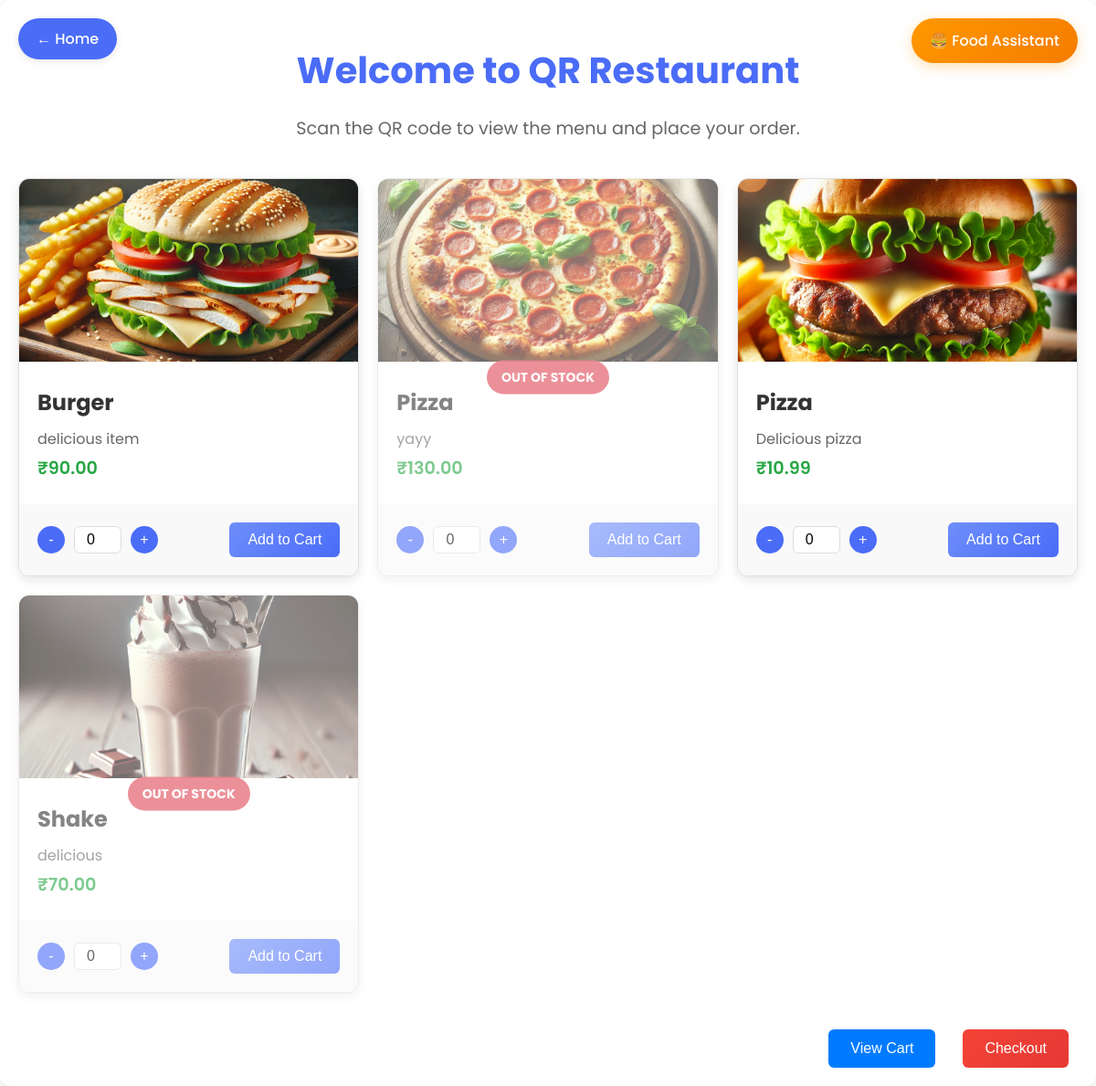
Page /menu/1/ on the committed database.
### restaurant/models.py (models this page shows, shortened)
class Menu(models.Model):
    name = models.CharField(max_length=100)
    description = models.TextField()
    price = models.DecimalField(max_digits=6, decimal_places=2)
    image = models.ImageField(
        upload_to='menu_images/',
        blank=True,
        null=True,
        validators=[FileExtensionValidator(['jpg', 'jpeg', 'png', 'webp'])],
        help_text="Upload food image (JPEG, PNG, WEBP)"
    )
    is_in_stock = models.BooleanField(default=True)
    class Meta:
        verbose_name = "Menu Item"
        verbose_name_plural = "Menu Items"
        ordering = ['name']

### restaurant/views.py (the view)
# urls.py: path('menu/', include('restaurant.urls')),
def menu(request, table_id):
    table = get_object_or_404(Table, id=table_id)
    menu_items = Menu.objects.all()
    request.session['table_id'] = table_id
    return render(request, 'restaurant/menu.html', {'table': table, 'menu_items': menu_items})

### restaurant/templates/restaurant/menu.html (shortened to what this page needs)
{% load static %}
<!DOCTYPE html>
<html lang="en">
<head>
    <link rel="stylesheet" href="{% static 'styles.css' %}">
</head>
<body>
    <a href="/" class="home-button">← Home</a>
    <div class="menu-container">
        <header class="header">
            <h1>Welcome to QR Restaurant</h1>
            <p>Scan the QR code to view the menu and place your order.</p>
        </header>
        <div class="menu-grid">
            {% for item in menu_items %}
            <div class="menu-card {% if not item.is_in_stock %}out-of-stock{% endif %}">
                {% if item.image %}
                <img src="{{ item.image.url }}" alt="{{ item.name }}" class="menu-item-image">
                {% else %}
                <img src="{% static 'images/default_food.jpg' %}" alt="Default Food Image" class="menu-item-image">
                {% endif %}
                <div class="menu-item-details">
                    <h3>{{ item.name }}</h3>
                    <p>{{ item.description }}</p>
                    <p class="price">₹{{ item.price }}</p>
                </div>
                <div class="menu-item-actions">
                    <div class="quantity-stepper">
                        <button class="decrement" data-item-id="{{ item.id }}">-</button>
                        <input type="number" class="quantity-input" data-item-id="{{ item.id }}" value="0" min="0" readonly>
                        <button class="increment" data-item-id="{{ item.id }}">+</button>
                    </div>
                    <button type="button" class="add-to-cart" data-item-id="{{ item.id }}">Add to Cart</button>
                </div>
            </div>
            {% endfor %}
        </div>
        <footer class="footer">
            <button id="view-cart">View Cart</button>
            <button id="checkout">Checkout</button>
        </footer>
    </div>
<a href="{% url 'food_bot' table.id %}" class="foodbot-button" style="
position: fixed;
top: 20px;
right: 20px;
background: linear-gradient(135deg, #ff9800, #f57c00);
color: white;
padding: 12px 20px;
border-radius: 30px;
text-decoration: none;
font-weight: 500;
box-shadow: 0 4px 15px rgba(255, 152, 0, 0.3);
z-index: 100;
display: flex;
align-items: center;
">
🍔 Food Assistant
</a>
</body>
</html>

### restaurant/static/styles.css (style rules this page uses)
body { font-family: 'Poppins', sans-serif; background-color: #f8f9fa; margin: 0; padding: 0; color: #333; }
.menu-container { max-width: 1200px; margin: 0 auto; padding: 20px; background: #fff; box-shadow: 0 4px 12px rgba(0, 0, 0, 0.1); border-radius: 12px; }
.header { text-align: center; margin-bottom: 30px; }
.header h1 { font-size: 2.5rem; color: #28a745; margin-bottom: 10px; }
.header p { font-size: 1.1rem; color: #666; }
.menu-grid { display: grid; grid-template-columns: repeat(auto-fit, minmax(250px, 1fr)); gap: 20px; }
.menu-card { background: #fff; border: 1px solid #e0e0e0; border-radius: 12px; overflow: hidden; transition: transform 0.3s ease, box-shadow 0.3s ease; }
.menu-item-image { width: 100%; height: 180px; object-fit: cover; }
.menu-item-details { padding: 15px; }
.menu-item-details h3 { font-size: 1.4rem; margin: 0 0 10px; color: #333; }
.menu-item-details p { font-size: 0.9rem; color: #666; margin: 0 0 10px; }
.menu-item-details .price { font-size: 1.2rem; color: #28a745; font-weight: 600; }
.menu-item-actions { display: flex; justify-content: space-between; align-items: center; padding: 15px; background: #f8f9fa; }
.quantity-input { width: 60px; padding: 8px; border: 1px solid #ddd; border-radius: 6px; text-align: center; font-size: 1rem; }
.add-to-cart { padding: 8px 16px; background: #28a745; color: #fff; border: none; border-radius: 6px; cursor: pointer; font-size: 1rem; transition: background 0.3s ease; }
.footer { display: flex; justify-content: flex-end; gap: 10px; margin-top: 30px; }
#view-cart, #checkout { padding: 12px 24px; border: none; border-radius: 6px; cursor: pointer; font-size: 1rem; transition: background 0.3s ease; }
#view-cart { background: #007bff; color: #fff; }
#checkout { background: #dc3545; color: #fff; }

### restaurant/templates/restaurant/menu.html (style rules this page uses)
.menu-card.out-of-stock { opacity: 0.6; pointer-events: none; position: relative; }
.menu-card.out-of-stock::after { content: "OUT OF STOCK"; position: absolute; top: 50%; left: 50%; transform: translate(-50%, -50%); background: rgba(220, 53, 69, 0.9); color: white; padding: 8px 16px; border-radius: 20px; font-weight: bold; font-size: 14px; z-index: 10; }
.home-button { position: fixed; top: 20px; left: 20px; background: #4a6cf7; color: white; padding: 10px 20px; border-radius: 30px; text-decoration: none; font-weight: 500; z-index: 100; box-shadow: 0 2px 10px rgba(0,0,0,0.1); transition: all 0.3s ease; }
body { font-family: 'Poppins', sans-serif; margin: 0; padding: 0; color: #333; overflow-x: hidden; }
.menu-container { position: relative; z-index: 1; max-width: 1200px; margin: 0 auto; padding: 20px; }
.header { text-align: center; margin-bottom: 40px; }
.header h1 { font-size: 2.5rem; color: #4a6cf7; margin-bottom: 10px; }
.header p { font-size: 1.2rem; color: #666; }
.menu-grid { display: grid; grid-template-columns: repeat(auto-fit, minmax(300px, 1fr)); gap: 20px; }
.menu-card { background: white; border-radius: 12px; overflow: hidden; box-shadow: 0 4px 12px rgba(0, 0, 0, 0.1); transition: transform 0.3s ease, box-shadow 0.3s ease; }
.menu-item-image { width: 100%; height: 200px; object-fit: cover; }
.menu-item-details { padding: 20px; }
.menu-item-details h3 { font-size: 1.5rem; margin: 0 0 10px; color: #333; }
.menu-item-details p { font-size: 1rem; color: #666; margin: 5px 0; }
.price { font-size: 1.2rem; font-weight: 600; color: #4a6cf7; }
.menu-item-actions { display: flex; justify-content: space-between; align-items: center; padding: 20px; background: #f9f9f9; }
.quantity-stepper { display: flex; align-items: center; gap: 10px; }
.quantity-stepper button { background: #4a6cf7; color: white; border: none; width: 30px; height: 30px; border-radius: 50%; font-size: 1rem; cursor: pointer; transition: background 0.3s ease; }
.quantity-stepper input { width: 40px; text-align: center; border: 1px solid #ddd; border-radius: 6px; padding: 5px; font-size: 1rem; }
.add-to-cart { background: linear-gradient(135deg, #6e8efb, #4a6cf7); border: none; color: white; padding: 10px 20px; font-size: 1rem; border-radius: 6px; cursor: pointer; transition: background 0.3s ease; }
.footer { text-align: center; margin-top: 40px; }
.footer button { background: linear-gradient(135deg, #4caf50, #45a049); border: none; color: white; padding: 12px 24px; font-size: 1rem; border-radius: 6px; cursor: pointer; margin: 0 10px; transition: background 0.3s ease; }
#checkout { background: linear-gradient(135deg, #f44336, #e53935); }
.menu-card { animation: fadeIn 0.5s ease-in-out; }

### rows in the picture
Menu: image (picture), name "Burger", description "delicious item", price "90.00"
Menu: image (picture), name "Pizza", description "yayy", price "130.00"
Menu: name "Pizza", description "Delicious pizza", price "10.99"
Menu: image (picture), name "Shake", description "delicious", price "70.00"
